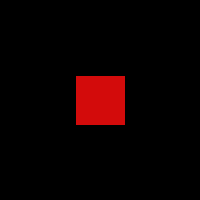
Frame 1 (no input)
Frame 60 (the mouse pressed at the canvas centre just before this capture): identical to frame 1, image omitted
Frame 120 (the mouse held since frame 60 and released just before this capture): identical to frame 1, image omitted

The Processing sketch that drew this single still picture (run headless with seeded random() and noise(); from frame 60 on, the mouse is pressed at the canvas centre):

// Processing sketch: processing_112608
// ── processing_112608.pde

// Click on the window to give it focus
      // and press the 'B' or 'A' key
      
      int value = #D30B0B;
      void setup(){
        size(200,200);
    background(0);
  }
      void draw() {
        
        
       fill(value);
       rect(75,75,50,50);
        if(keyPressed) {
          if (key == 'p' || key == 'P') {
            
            delay(5000);
            value=#65ED0C;
   }
        } else  if (key == 's' || key == 'S'){
value=#D30B0B; }
        
      }
